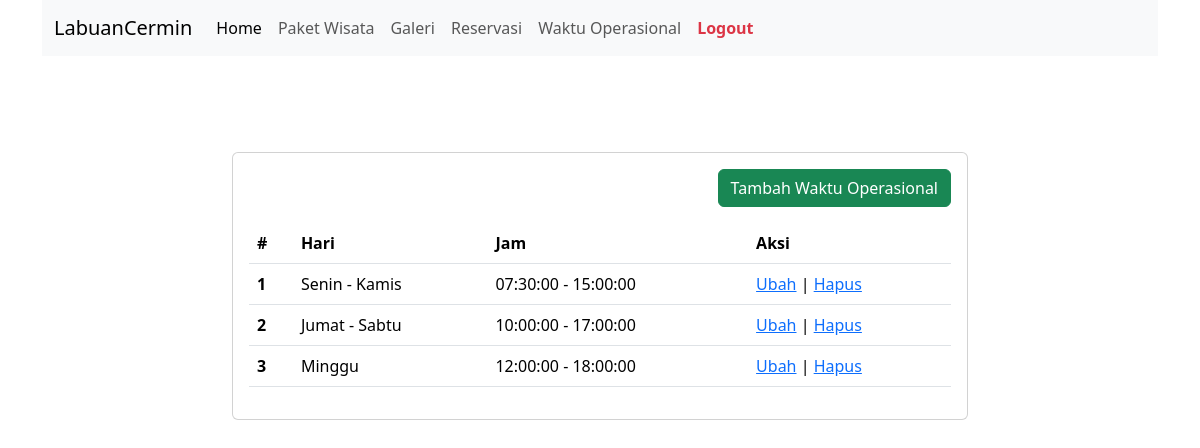
/admin/waktu-operasional.php (signed in), run on the app's committed database.
### tables this page shows
CREATE TABLE `open_hours` (
  `id` bigint(20) unsigned NOT NULL AUTO_INCREMENT,
  `day` varchar(40) NOT NULL,
  `time_start` time NOT NULL,
  `time_end` time NOT NULL,
  PRIMARY KEY (`id`),
  UNIQUE KEY `id` (`id`)
);

### admin/waktu-operasional.php (the view, shortened to what this page needs)
<?php
require_once '../conn.php';
$query = "SELECT * FROM open_hours";
$result = mysqli_query($conn, $query);
?>
<?php include_once '../layouts/backend/header.php'; ?>
<?php include_once '../layouts/backend/navbar.php'; ?>
<div class="row pt-5 mt-5 justify-content-center">
    <div class="col-md-8">
        <div class="card">
            <div class="card-body">
                <div class="d-flex flex-row-reverse">
                    <div class="btn-group pb-3" role="group" aria-label="Basic example">
                        <a href="./tambah-waktu-operasional.php" class="btn btn-success">Tambah Waktu Operasional</a>
                    </div>
                </div>
                <table class="table">
                    <thead>
                        <tr>
                            <th scope="col">#</th>
                            <th scope="col">Hari</th>
                            <th scope="col">Jam</th>
                            <th scope="col">Aksi</th>
                        </tr>
                    </thead>
                    <tbody>
                        <?php $i = 1; ?>
                        <?php while ($row = mysqli_fetch_assoc($result)) : ?>
                            <tr>
                                <th scope="row"><?= $i++; ?></th>
                                <td><?= $row['day']; ?></td>
                                <td><?= $row['time_start']; ?> - <?= $row['time_end']; ?></td>
                                <td>
                                    <a href="./ubah-waktu-operasional.php?id=<?= $row['id']; ?>">Ubah</a> |
                                    <a href="./hapus-waktu-operasional.php?id=<?= $row['id']; ?>">Hapus</a>
                                </td>
                            </tr>
                        <?php endwhile; ?>
                    </tbody>
                </table>
            </div>
        </div>
    </div>
</div>
<?php include_once '../layouts/backend/footer.php'; ?>

### data on the page
open_hours: day "Senin - Kamis", time_start "07:30:00", time_end "15:00:00"
open_hours: day "Jumat - Sabtu", time_start "10:00:00", time_end "17:00:00"
open_hours: day "Minggu", time_start "12:00:00", time_end "18:00:00"
